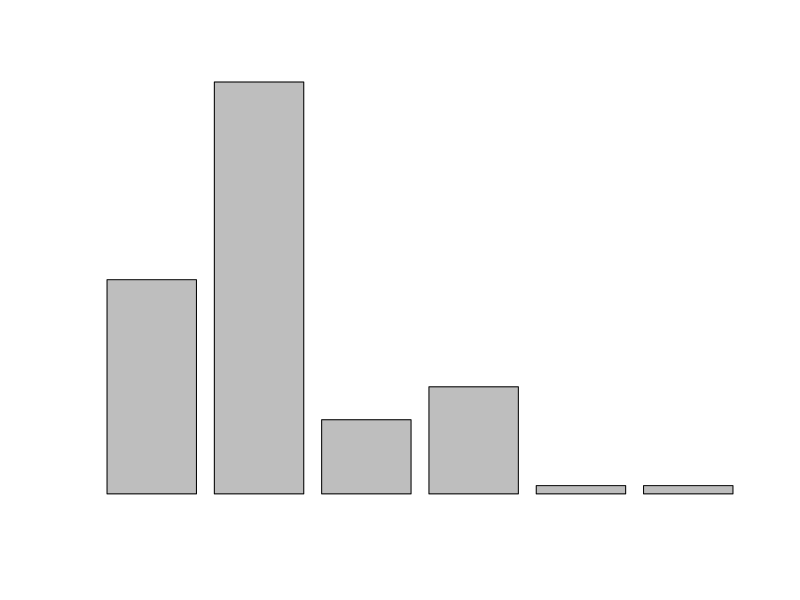

The R script that drew this image: (Note: this script raises an error after producing the figure.)
data <- read.csv("american_jobs_data.csv", header=TRUE, sep=",")

#satisfaction statistics
familyLifeSatisfaction <- table(data$q2a)
familyParty <- table(data$q2a, data$party)
t.test(data$q2a[which(data$party==1)],data$q2a[which(data$party==2)],paired=FALSE,conf.level=0.95,alternative="two.sided")
familySex <- table(data$q2a, data$sex)
t.test(data$q2a[which(data$sex==1)],data$q2a[which(data$sex==2)],paired=FALSE,conf.level=0.95,alternative="two.sided")
familyEduc <- table(data$q2a, data$educ2)
familyAge <- table(data$q2a, data$age)
cor(data$q2a, data$age, use="complete.obs")

financialLifeSatisfaction <- table(data$q2b)
financialParty <- table(data$q2b, data$party)
t.test(data$q2b[which(data$party==1)],data$q2b[which(data$party==2)],paired=FALSE,conf.level=0.95,alternative="two.sided")
financialSex <- table(data$q2b, data$sex)
t.test(data$q2b[which(data$sex==1)],data$q2b[which(data$sex==2)],paired=FALSE,conf.level=0.95,alternative="two.sided")
financialEduc <- table(data$q2b, data$educ2)
familyAge <- table(data$q2b, data$age)
cor(data$q2b, data$age, use="complete.obs")
barplot(financialLifeSatisfaction, main="Satisfaction with financial life", names.arg=c("Very satisfied", "Somewhat satisfied", "Somewhat dissatisfied"))

workKindSatisfaction <- table(data$q2ef2)
workKindParty <- table(data$q2ef2, data$party)
t.test(data$q2ef2[which(data$party==1)],data$q2ef2[which(data$party==2)],paired=FALSE,conf.level=0.95,alternative="two.sided")
workKindSex <- table(data$q2ef2, data$sex)
t.test(data$q2ef2[which(data$sex==1)],data$q2ef2[which(data$sex==2)],paired=FALSE,conf.level=0.95,alternative="two.sided")
workKindEduc <- table(data$q2ef2, data$educ2)
familyAge <- table(data$q2ef2, data$age)
cor(data$q2ef2, data$age, use="complete.obs")

#blame statistics
jobAvailability <- table(data$q6f2)
jobAvailabilityParty <- table(data$q6f2, data$party)
t.test(data$q6f2[which(data$party==1)],data$q6f2[which(data$party==2)],paired=FALSE,conf.level=0.95,alternative="two.sided")
jobAvailabilitySex <- table(data$q6f2, data$sex)
t.test(data$q6f2[which(data$sex==1)],data$q6f2[which(data$sex==2)],paired=FALSE,conf.level=0.95,alternative="two.sided")
jobAvailabilityEduc <- table(data$q6f2, data$educ2)
familyAge <- table(data$q6f2, data$age)
cor(data$q6f2, data$age, use="complete.obs")

contractWorkerIncrease <- table(data$q7ef2)
contractWorkerParty <- table(data$q7ef2, data$party)
t.test(data$q7ef2[which(data$party==1)],data$q7ef2[which(data$party==2)],paired=FALSE,conf.level=0.95,alternative="two.sided")
contractWorkerSex <- table(data$q7ef2, data$sex)
t.test(data$q7ef2[which(data$sex==1)],data$q7ef2[which(data$sex==2)],paired=FALSE,conf.level=0.95,alternative="two.sided")
contractWorkerEduc <- table(data$q7ef2, data$educ2)
familyAge <- table(data$q7ef2, data$age)
cor(data$q7ef2, data$age, use="complete.obs")

outsourcingIncrease <- table(data$q7ff2)
contractWorkerParty <- table(data$q7ff2, data$party)
t.test(data$q7ff2[which(data$party==1)],data$q7ff2[which(data$party==2)],paired=FALSE,conf.level=0.95,alternative="two.sided")
contractWorkerSex <- table(data$q7ff2, data$sex)
t.test(data$q7ff2[which(data$sex==1)],data$q7ff2[which(data$sex==2)],paired=FALSE,conf.level=0.95,alternative="two.sided")
contractWorkerEduc <- table(data$q7ff2, data$educ2)
familyAge <- table(data$q7ff2, data$age)
cor(data$q7ff2, data$age, use="complete.obs")

techUsageIncrease <- table(data$q7gf2)
techUsageParty <- table(data$q7gf2, data$party)
t.test(data$q7gf2[which(data$party==1)],data$q7gf2[which(data$party==2)],paired=FALSE,conf.level=0.95,alternative="two.sided")
techUsageSex <- table(data$q7gf2, data$sex)
t.test(data$q7gf2[which(data$sex==1)],data$q7gf2[which(data$sex==2)],paired=FALSE,conf.level=0.95,alternative="two.sided")
techUsage <- table(data$q7gf2, data$educ2)
familyAge <- table(data$q7gf2, data$age)
cor(data$q7gf2, data$age, use="complete.obs")

usExportIncrease <- table(data$q7hf2)
usExportParty <- table(data$q7hf2, data$party)
t.test(data$q7hf2[which(data$party==1)],data$q7hf2[which(data$party==2)],paired=FALSE,conf.level=0.95,alternative="two.sided")
usExportSex <- table(data$q7hf2, data$sex)
t.test(data$q7hf2[which(data$sex==1)],data$q7hf2[which(data$sex==2)],paired=FALSE,conf.level=0.95,alternative="two.sided")
usExportEduc <- table(data$q7hf2, data$educ2)
familyAge <- table(data$q7hf2, data$age)
cor(data$q7hf2, data$age, use="complete.obs")

#responsibility statistics
governmentResponsibility <- table(data$q8df2)
governmentResponsibilityParty <- table(data$q8df2, data$party)
t.test(data$q8df2[which(data$party==1)],data$q8df2[which(data$party==2)],paired=FALSE,conf.level=0.95,alternative="two.sided")
governmentResponsibilitySex <- table(data$q8df2, data$sex)
t.test(data$q8df2[which(data$sex==1)],data$q8df2[which(data$sex==2)],paired=FALSE,conf.level=0.95,alternative="two.sided")
governmentResponsibilityEduc <- table(data$q8df2, data$educ2)
familyAge <- table(data$q8df2, data$age)
cor(data$q8df2, data$age, use="complete.obs")

employerResponsibility <- table(data$q8ef2)
employerResponsibilityParty <- table(data$q8ef2, data$party)
t.test(data$q2ef2[which(data$party==1)],data$q2ef2[which(data$party==2)],paired=FALSE,conf.level=0.95,alternative="two.sided")
employerResponsibilitySex <- table(data$q8ef2, data$sex)
t.test(data$q2ef2[which(data$sex==1)],data$q2ef2[which(data$sex==2)],paired=FALSE,conf.level=0.95,alternative="two.sided")
employerResponsibilityEduc <- table(data$q8ef2, data$educ2)
familyAge <- table(data$q2ef2, data$age)
cor(data$q2ef2, data$age, use="complete.obs")

collegeResponsibility <- table(data$q8ff2)
collegeResponsibilityParty <- table(data$q8ff2, data$party)
t.test(data$q8ff2[which(data$party==1)],data$q8ff2[which(data$party==2)],paired=FALSE,conf.level=0.95,alternative="two.sided")
collegeResponsibilitySex <- table(data$q8ff2, data$sex)
t.test(data$q8ff2[which(data$sex==1)],data$q8ff2[which(data$sex==2)],paired=FALSE,conf.level=0.95,alternative="two.sided")
collegeResponsibilityEduc <- table(data$q8ff2, data$educ2)
familyAge <- table(data$q8ff2, data$age)
cor(data$q8ff2, data$age, use="complete.obs")

#education statistics
fourYearPreparation <- table(data$q11fa)
fourYearPrepParty <- table(data$q11fa, data$party)
t.test(data$q11fa[which(data$party==1)],data$q11fa[which(data$party==2)],paired=FALSE,conf.level=0.95,alternative="two.sided")
fourYearPrepSex <- table(data$q11fa, data$sex)
t.test(data$q11fa[which(data$sex==1)],data$q11fa[which(data$sex==2)],paired=FALSE,conf.level=0.95,alternative="two.sided")
fourYearPrepEduc <- table(data$q11fa, data$educ2)
familyAge <- table(data$q11fa, data$age)
cor(data$q11fa, data$age, use="complete.obs")

twoYearPreparation <- table(data$q12fb)
twoYearPrepParty <- table(data$q12fb, data$party)
t.test(data$q12fb[which(data$party==1)],data$q12fb[which(data$party==2)],paired=FALSE,conf.level=0.95,alternative="two.sided")
twoYearPrepSex <- table(data$q12fb, data$sex)
t.test(data$q12fb[which(data$sex==1)],data$q12fb[which(data$sex==2)],paired=FALSE,conf.level=0.95,alternative="two.sided")
twoYearPrepEduc <- table(data$q12fb, data$educ2)
familyAge <- table(data$q12fb, data$age)
cor(data$q12fb, data$age, use="complete.obs")

profSchoolPreparation <- table(data$q13fc)
profSchoolPrepParty <- table(data$q13fc, data$party)
t.test(data$q13fc[which(data$party==1)],data$q13fc[which(data$party==2)],paired=FALSE,conf.level=0.95,alternative="two.sided")
profSchoolPrepSex <- table(data$q13fc, data$sex)
t.test(data$q13fc[which(data$sex==1)],data$q13fc[which(data$sex==2)],paired=FALSE,conf.level=0.95,alternative="two.sided")
profSchoolPrepEduc <- table(data$q13fc, data$educ2)
familyAge <- table(data$q13fc, data$age)
cor(data$q13fc, data$age, use="complete.obs")

#descriptive statistics
politicalParty <- table(data$party)
politicalParty
education <- table(data$educ2)
education
sex <- table(data$sex)
sex
